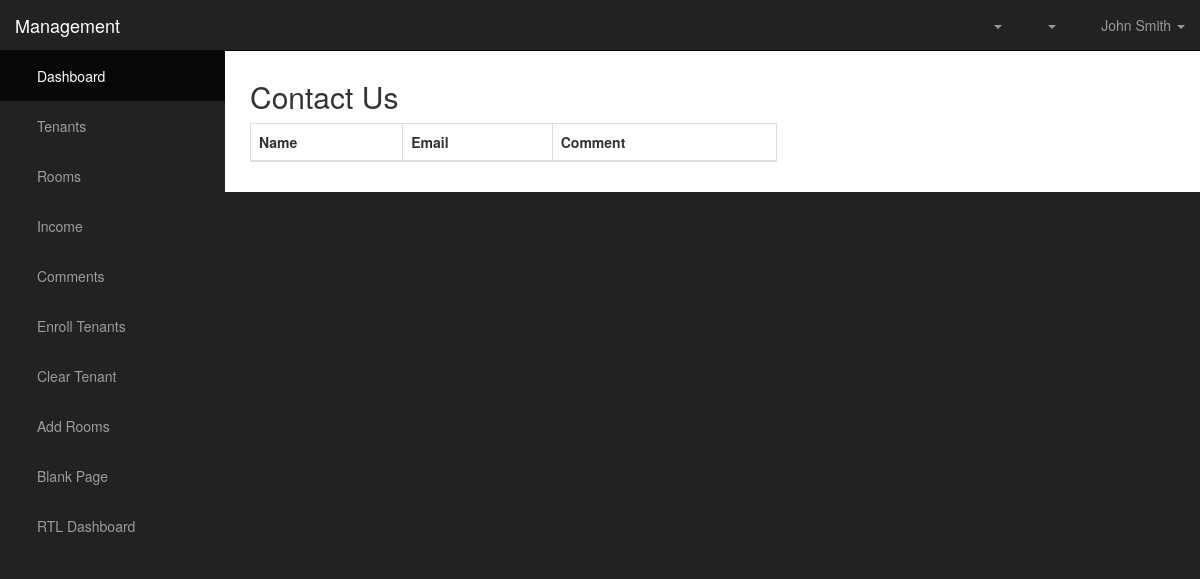
/manager/comments/, run on an earlier commit of the app's database.
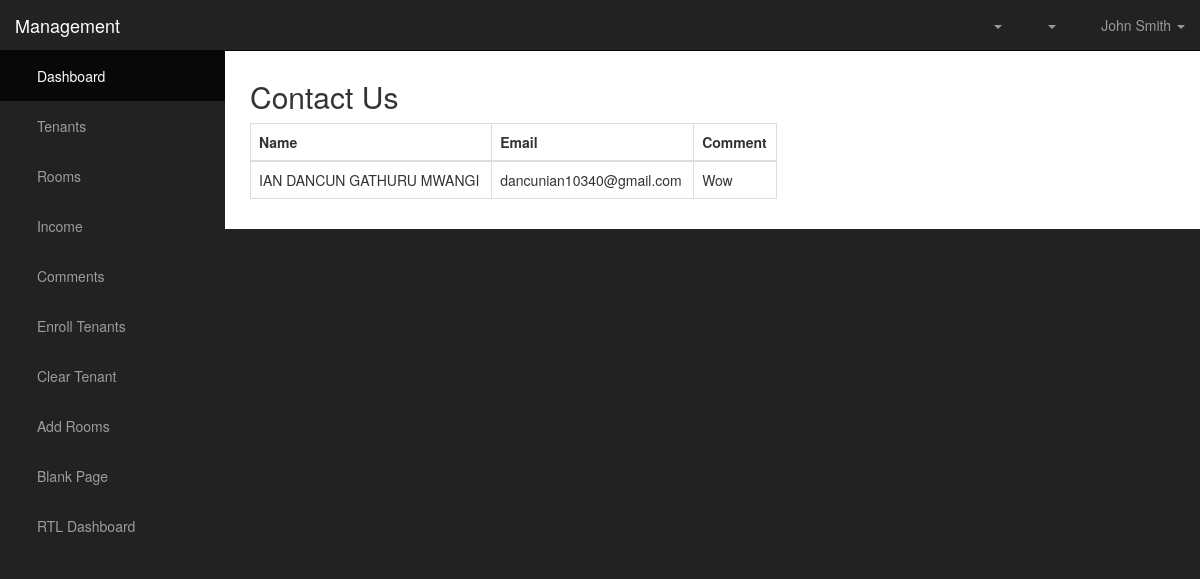
And on a later commit of the database.
### manager/models.py (models this page shows)
class Contact(models.Model):
    name = models.CharField(max_length=250)
    email = models.EmailField(max_length=254)
    comment = models.TextField()

### manager/views.py (the view)
# urls.py: path('comments/', views.view_comments, name='view_comments'),
def view_comments(request):
    contact = Contact.objects.all()
    context = {
        'comment': contact,
    }
    return render(request, 'components/comments.html', context)

### manager/templates/components/comments.html
{% extends 'components/base.html' %}
{% block content %}
<div id="page-wrapper">
    <div class="container-fluid">
        <div class="row">
            <div class="col-lg-7">
                <h2>Contact Us</h2>
                <div class="table-responsive">
                    <table class="table table-bordered table-hover">
                        <thead>
                            <tr>
                                <th>Name</th>
                                <th>Email</th>
                                <th>Comment</th>
                            </tr>
                        </thead>
                        <tbody>
                            {% for comment in comment %}
                            <tr>
                                <td>{{comment.name}}</td>
                                <td>{{comment.email}}</td>
                                <td>{{comment.comment}}</td>
                            </tr>
                            {% endfor %}
                        </tbody>
                    </table>
                </div>
            </div>
        </div>
    </div>
</div>
{% endblock content %}

What changed in the data, as far as the page shows it:
added Contact: name "IAN DANCUN GATHURU MWANGI", email "dancunian10340@gmail.com", comment "Wow"
